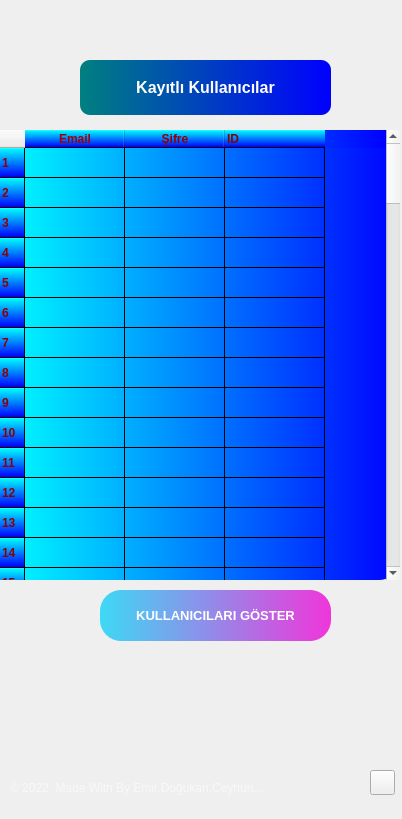
<?xml version="1.0" encoding="UTF-8"?>
<ui version="4.0">
 <class>Form</class>
 <widget class="QWidget" name="Form">
  <property name="geometry">
   <rect>
    <x>0</x>
    <y>0</y>
    <width>402</width>
    <height>819</height>
   </rect>
  </property>
  <property name="windowTitle">
   <string>Form</string>
  </property>
  <property name="styleSheet">
   <string notr="true"/>
  </property>
  <widget class="QWidget" name="widget" native="true">
   <property name="geometry">
    <rect>
     <x>-30</x>
     <y>-30</y>
     <width>450</width>
     <height>900</height>
    </rect>
   </property>
   <property name="maximumSize">
    <size>
     <width>1000</width>
     <height>1000</height>
    </size>
   </property>
   <property name="styleSheet">
    <string notr="true">QPushButton#pushButton{	
	background-color: qlineargradient(spread:pad, x1:0, y1:0.505682, x2:1, y2:0.477, stop:0 rgba(20, 47, 78, 219), stop:1 rgba(85, 98, 112, 226));
	color:rgba(255, 255, 255, 210);
	border-radius:5px;
}
QPushButton#pushButton:hover{	
	background-color: qlineargradient(spread:pad, x1:0, y1:0.505682, x2:1, y2:0.477, stop:0 rgba(40, 67, 98, 219), stop:1 rgba(105, 118, 132, 226));
}
QPushButton#pushButton:pressed{	
	padding-left:5px;
	padding-top:5px;
	background-color:rgba(105, 118, 132, 200);
}

QPushButton#pushButton_2, #pushButton_3, #pushButton_4, #pushButton_5{	
	background-color: rgba(0, 0, 0, 0);
	color:rgba(85, 98, 112, 255);
}
QPushButton#pushButton_2:hover, #pushButton_3:hover, #pushButton_4:hover, #pushButton_5:hover{	
	color:rgba(155, 168, 182, 220);
}
QPushButton#pushButton_2:pressed, #pushButton_3:pressed, #pushButton_4:pressed, #pushButton_5:pressed{	
	padding-left:5px;
	padding-top:5px;
	color:rgba(115, 128, 142, 255);
}</string>
   </property>
   <widget class="QLabel" name="label">
    <property name="geometry">
     <rect>
      <x>10</x>
      <y>20</y>
      <width>450</width>
      <height>867</height>
     </rect>
    </property>
    <property name="font">
     <font>
      <kerning>true</kerning>
     </font>
    </property>
    <property name="styleSheet">
     <string notr="true">border-image: url(:/images/Images/background.png);
border-radius:20px;</string>
    </property>
    <property name="text">
     <string/>
    </property>
   </widget>
   <widget class="QLabel" name="lbl_login">
    <property name="geometry">
     <rect>
      <x>110</x>
      <y>90</y>
      <width>251</width>
      <height>55</height>
     </rect>
    </property>
    <property name="font">
     <font>
      <family>Tahoma</family>
      <pointsize>12</pointsize>
      <weight>75</weight>
      <italic>false</italic>
      <bold>true</bold>
     </font>
    </property>
    <property name="styleSheet">
     <string notr="true">font: 15 12pt &quot;Microsoft YaHei UI&quot;;
font: 75 12pt &quot;Tahoma&quot;;
font-weight: bold;
color: white;
background-color: qlineargradient(spread:pad, x1:0, y1:0, x2:1, y2:0, stop:0 rgb(0, 128, 128), stop:1 rgb(0, 0, 255));
border-radius:10px;</string>
    </property>
    <property name="text">
     <string>&lt;html&gt;&lt;head/&gt;&lt;body&gt;&lt;p align=&quot;center&quot;&gt;Kayıtlı Kullanıcılar&lt;/p&gt;&lt;/body&gt;&lt;/html&gt;</string>
    </property>
   </widget>
   <widget class="QLabel" name="label_5">
    <property name="geometry">
     <rect>
      <x>40</x>
      <y>790</y>
      <width>280</width>
      <height>55</height>
     </rect>
    </property>
    <property name="font">
     <font>
      <family>Arial</family>
      <kerning>true</kerning>
     </font>
    </property>
    <property name="styleSheet">
     <string notr="true">color:rgba(255, 255, 255, 140);</string>
    </property>
    <property name="text">
     <string>© 2022, Made With By Emir,Doğukan,Ceyhun...</string>
    </property>
   </widget>
   <widget class="QPushButton" name="btn_geri">
    <property name="geometry">
     <rect>
      <x>400</x>
      <y>800</y>
      <width>25</width>
      <height>25</height>
     </rect>
    </property>
    <property name="font">
     <font>
      <pointsize>11</pointsize>
      <weight>50</weight>
      <bold>false</bold>
      <underline>false</underline>
     </font>
    </property>
    <property name="styleSheet">
     <string notr="true">color:rgb(0,0,0)
</string>
    </property>
    <property name="text">
     <string/>
    </property>
    <property name="icon">
     <iconset>
      <normaloff>Images/geri.png</normaloff>Images/geri.png</iconset>
    </property>
   </widget>
   <widget class="QTableWidget" name="table">
    <property name="geometry">
     <rect>
      <x>30</x>
      <y>160</y>
      <width>400</width>
      <height>450</height>
     </rect>
    </property>
    <property name="toolTip">
     <string>&lt;html&gt;&lt;head/&gt;&lt;body&gt;&lt;p align=&quot;center&quot;&gt;&lt;br/&gt;&lt;/p&gt;&lt;/body&gt;&lt;/html&gt;</string>
    </property>
    <property name="styleSheet">
     <string notr="true">font: 75 10pt &quot;Microsoft YaHei UI&quot;;
font-weight: bold;
color: darkred;
background-color: qlineargradient(spread:pad, x1:0, y1:0, x2:1, y2:0, stop:0 rgb(0,255,255), stop:1 rgb(0, 0, 255));
border-style: solid;
border-radius:21px;
</string>
    </property>
    <property name="showGrid">
     <bool>true</bool>
    </property>
    <property name="gridStyle">
     <enum>Qt::SolidLine</enum>
    </property>
    <property name="rowCount">
     <number>100</number>
    </property>
    <property name="columnCount">
     <number>3</number>
    </property>
    <row/>
    <row/>
    <row/>
    <row/>
    <row/>
    <row/>
    <row/>
    <row/>
    <row/>
    <row/>
    <row/>
    <row/>
    <row/>
    <row/>
    <row/>
    <row/>
    <row/>
    <row/>
    <row/>
    <row/>
    <row/>
    <row/>
    <row/>
    <row/>
    <row/>
    <row/>
    <row/>
    <row/>
    <row/>
    <row/>
    <row/>
    <row/>
    <row/>
    <row/>
    <row/>
    <row/>
    <row/>
    <row/>
    <row/>
    <row/>
    <row/>
    <row/>
    <row/>
    <row/>
    <row/>
    <row/>
    <row/>
    <row/>
    <row/>
    <row/>
    <row/>
    <row/>
    <row/>
    <row/>
    <row/>
    <row/>
    <row/>
    <row/>
    <row/>
    <row/>
    <row/>
    <row/>
    <row/>
    <row/>
    <row/>
    <row/>
    <row/>
    <row/>
    <row/>
    <row/>
    <row/>
    <row/>
    <row/>
    <row/>
    <row/>
    <row/>
    <row/>
    <row/>
    <row/>
    <row/>
    <row/>
    <row/>
    <row/>
    <row/>
    <row/>
    <row/>
    <row/>
    <row/>
    <row/>
    <row/>
    <row/>
    <row/>
    <row/>
    <row/>
    <row/>
    <row/>
    <row/>
    <row/>
    <row/>
    <row/>
    <column>
     <property name="text">
      <string>Email</string>
     </property>
     <property name="font">
      <font>
       <family>Arial</family>
       <pointsize>9</pointsize>
       <weight>75</weight>
       <bold>true</bold>
      </font>
     </property>
     <property name="textAlignment">
      <set>AlignCenter</set>
     </property>
     <property name="background">
      <color>
       <red>0</red>
       <green>0</green>
       <blue>0</blue>
      </color>
     </property>
     <property name="foreground">
      <brush brushstyle="SolidPattern">
       <color alpha="255">
        <red>159</red>
        <green>0</green>
        <blue>0</blue>
       </color>
      </brush>
     </property>
     <property name="icon">
      <iconset>
       <normaloff>../../mail-logo.png</normaloff>../../mail-logo.png</iconset>
     </property>
    </column>
    <column>
     <property name="text">
      <string>Şifre</string>
     </property>
     <property name="font">
      <font>
       <family>Arial</family>
       <weight>75</weight>
       <bold>true</bold>
      </font>
     </property>
     <property name="textAlignment">
      <set>AlignCenter</set>
     </property>
     <property name="background">
      <color>
       <red>0</red>
       <green>0</green>
       <blue>0</blue>
      </color>
     </property>
     <property name="foreground">
      <brush brushstyle="SolidPattern">
       <color alpha="255">
        <red>144</red>
        <green>0</green>
        <blue>0</blue>
       </color>
      </brush>
     </property>
     <property name="icon">
      <iconset>
       <normaloff>../../şifre_resim.png</normaloff>../../şifre_resim.png</iconset>
     </property>
    </column>
    <column>
     <property name="text">
      <string>ID</string>
     </property>
     <property name="font">
      <font>
       <family>Arial</family>
       <pointsize>9</pointsize>
       <weight>75</weight>
       <bold>true</bold>
      </font>
     </property>
     <property name="textAlignment">
      <set>AlignLeading|AlignVCenter</set>
     </property>
     <property name="background">
      <color>
       <red>0</red>
       <green>0</green>
       <blue>0</blue>
      </color>
     </property>
     <property name="foreground">
      <brush brushstyle="SolidPattern">
       <color alpha="255">
        <red>131</red>
        <green>0</green>
        <blue>0</blue>
       </color>
      </brush>
     </property>
     <property name="icon">
      <iconset>
       <normaloff>../../ıd_logo.png</normaloff>../../ıd_logo.png</iconset>
     </property>
    </column>
    <item row="0" column="2">
     <property name="text">
      <string/>
     </property>
     <property name="textAlignment">
      <set>AlignCenter</set>
     </property>
    </item>
   </widget>
   <widget class="QPushButton" name="btn_goster">
    <property name="geometry">
     <rect>
      <x>130</x>
      <y>620</y>
      <width>231</width>
      <height>51</height>
     </rect>
    </property>
    <property name="font">
     <font>
      <family>Microsoft YaHei UI</family>
      <pointsize>10</pointsize>
      <weight>75</weight>
      <italic>false</italic>
      <bold>true</bold>
     </font>
    </property>
    <property name="focusPolicy">
     <enum>Qt::ClickFocus</enum>
    </property>
    <property name="styleSheet">
     <string notr="true">QPushButton {font: 75 10pt &quot;Microsoft YaHei UI&quot;;
font-weight: bold;
color: rgb(255, 255, 255);
background-color: qlineargradient(spread:pad, x1:0, y1:0, x2:1, y2:0, stop:0 rgb(61, 217, 245), stop:1 rgb(240, 53, 218));
border-style: solid;
border-radius:21px;
}
QPushButton:hover {
background-color: qlineargradient(spread:pad, x1:0, y1:0, x2:1, y2:0, stop:0 rgb(0, 255, 255), stop:1 rgb(0, 128, 128));
}
QPushButton:pressed {
background-color:rgb(82, 142, 191);
}</string>
    </property>
    <property name="text">
     <string>KULLANICILARI GÖSTER</string>
    </property>
   </widget>
  </widget>
 </widget>
 <resources>
  <include location="res.qrc"/>
 </resources>
 <connections/>
</ui>
